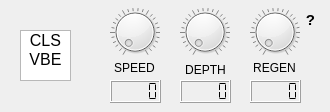
     <widget class="QWidget" name="phaserTab">
      <attribute name="title">
       <string>Phaser</string>
      </attribute>
      <widget class="QDial" name="phaserDepthDial">
       <property name="geometry">
        <rect>
         <x>180</x>
         <y>0</y>
         <width>50</width>
         <height>64</height>
        </rect>
       </property>
       <property name="autoFillBackground">
        <bool>false</bool>
       </property>
       <property name="maximum">
        <number>100</number>
       </property>
       <property name="wrapping">
        <bool>false</bool>
       </property>
       <property name="notchesVisible">
        <bool>true</bool>
       </property>
      </widget>
      <widget class="QDial" name="phaserSpeedDial">
       <property name="geometry">
        <rect>
         <x>110</x>
         <y>0</y>
         <width>50</width>
         <height>64</height>
        </rect>
       </property>
       <property name="autoFillBackground">
        <bool>false</bool>
       </property>
       <property name="maximum">
        <number>100</number>
       </property>
       <property name="wrapping">
        <bool>false</bool>
       </property>
       <property name="notchesVisible">
        <bool>true</bool>
       </property>
      </widget>
      <widget class="QLabel" name="phaserDepthLabel">
       <property name="geometry">
        <rect>
         <x>170</x>
         <y>60</y>
         <width>71</width>
         <height>20</height>
        </rect>
       </property>
       <property name="text">
        <string>DEPTH</string>
       </property>
       <property name="alignment">
        <set>Qt::AlignmentFlag::AlignCenter</set>
       </property>
      </widget>
      <widget class="QDial" name="phaserRegenDial">
       <property name="geometry">
        <rect>
         <x>250</x>
         <y>0</y>
         <width>50</width>
         <height>64</height>
        </rect>
       </property>
       <property name="autoFillBackground">
        <bool>false</bool>
       </property>
       <property name="maximum">
        <number>100</number>
       </property>
       <property name="wrapping">
        <bool>false</bool>
       </property>
       <property name="notchesVisible">
        <bool>true</bool>
       </property>
      </widget>
      <widget class="QLCDNumber" name="phaserDepthDisplay">
       <property name="geometry">
        <rect>
         <x>180</x>
         <y>80</y>
         <width>51</width>
         <height>23</height>
        </rect>
       </property>
       <property name="segmentStyle">
        <enum>QLCDNumber::SegmentStyle::Flat</enum>
       </property>
      </widget>
      <widget class="QListWidget" name="phaserModeList">
       <property name="geometry">
        <rect>
         <x>20</x>
         <y>30</y>
         <width>51</width>
         <height>51</height>
        </rect>
       </property>
       <property name="uniformItemSizes">
        <bool>false</bool>
       </property>
       <property name="selectionRectVisible">
        <bool>false</bool>
       </property>
       <item>
        <property name="text">
         <string>CLS</string>
        </property>
        <property name="font">
         <font>
          <pointsize>12</pointsize>
         </font>
        </property>
        <property name="textAlignment">
         <set>AlignCenter</set>
        </property>
       </item>
       <item>
        <property name="text">
         <string>VBE</string>
        </property>
        <property name="font">
         <font>
          <pointsize>12</pointsize>
         </font>
        </property>
        <property name="textAlignment">
         <set>AlignCenter</set>
        </property>
       </item>
      </widget>
      <widget class="QLabel" name="phaserRegenLabel">
       <property name="geometry">
        <rect>
         <x>250</x>
         <y>60</y>
         <width>49</width>
         <height>16</height>
        </rect>
       </property>
       <property name="text">
        <string>REGEN</string>
       </property>
       <property name="alignment">
        <set>Qt::AlignmentFlag::AlignCenter</set>
       </property>
      </widget>
      <widget class="QLabel" name="phaserSpeedLabel">
       <property name="geometry">
        <rect>
         <x>110</x>
         <y>60</y>
         <width>49</width>
         <height>16</height>
        </rect>
       </property>
       <property name="text">
        <string>SPEED</string>
       </property>
       <property name="alignment">
        <set>Qt::AlignmentFlag::AlignCenter</set>
       </property>
      </widget>
      <widget class="QLCDNumber" name="phaserSpeedDisplay">
       <property name="geometry">
        <rect>
         <x>110</x>
         <y>80</y>
         <width>51</width>
         <height>23</height>
        </rect>
       </property>
       <property name="segmentStyle">
        <enum>QLCDNumber::SegmentStyle::Flat</enum>
       </property>
      </widget>
      <widget class="QLCDNumber" name="phaserRegenDisplay">
       <property name="geometry">
        <rect>
         <x>250</x>
         <y>80</y>
         <width>51</width>
         <height>23</height>
        </rect>
       </property>
       <property name="segmentStyle">
        <enum>QLCDNumber::SegmentStyle::Flat</enum>
       </property>
      </widget>
      <widget class="QLabel" name="phaserHelpLabel">
       <property name="geometry">
        <rect>
         <x>300</x>
         <y>10</y>
         <width>21</width>
         <height>21</height>
        </rect>
       </property>
       <property name="toolTip">
        <string>&lt;html&gt;&lt;head/&gt;&lt;body&gt;&lt;p align=&quot;center&quot;&gt;&lt;span style=&quot; font-size:14pt;&quot;&gt;Phaser / Vibe&lt;/span&gt;&lt;/p&gt;&lt;p align=&quot;center&quot;&gt;&lt;img src=&quot;:/Modulation_Phaser/resources/modulation/phaser.png&quot;/&gt;&lt;/p&gt;&lt;/body&gt;&lt;/html&gt;</string>
       </property>
       <property name="text">
        <string>&lt;html&gt;&lt;head/&gt;&lt;body&gt;&lt;p align=&quot;center&quot;&gt;&lt;span style=&quot; font-size:11pt; font-weight:700;&quot;&gt;?&lt;/span&gt;&lt;/p&gt;&lt;/body&gt;&lt;/html&gt;</string>
       </property>
      </widget>
     </widget>
